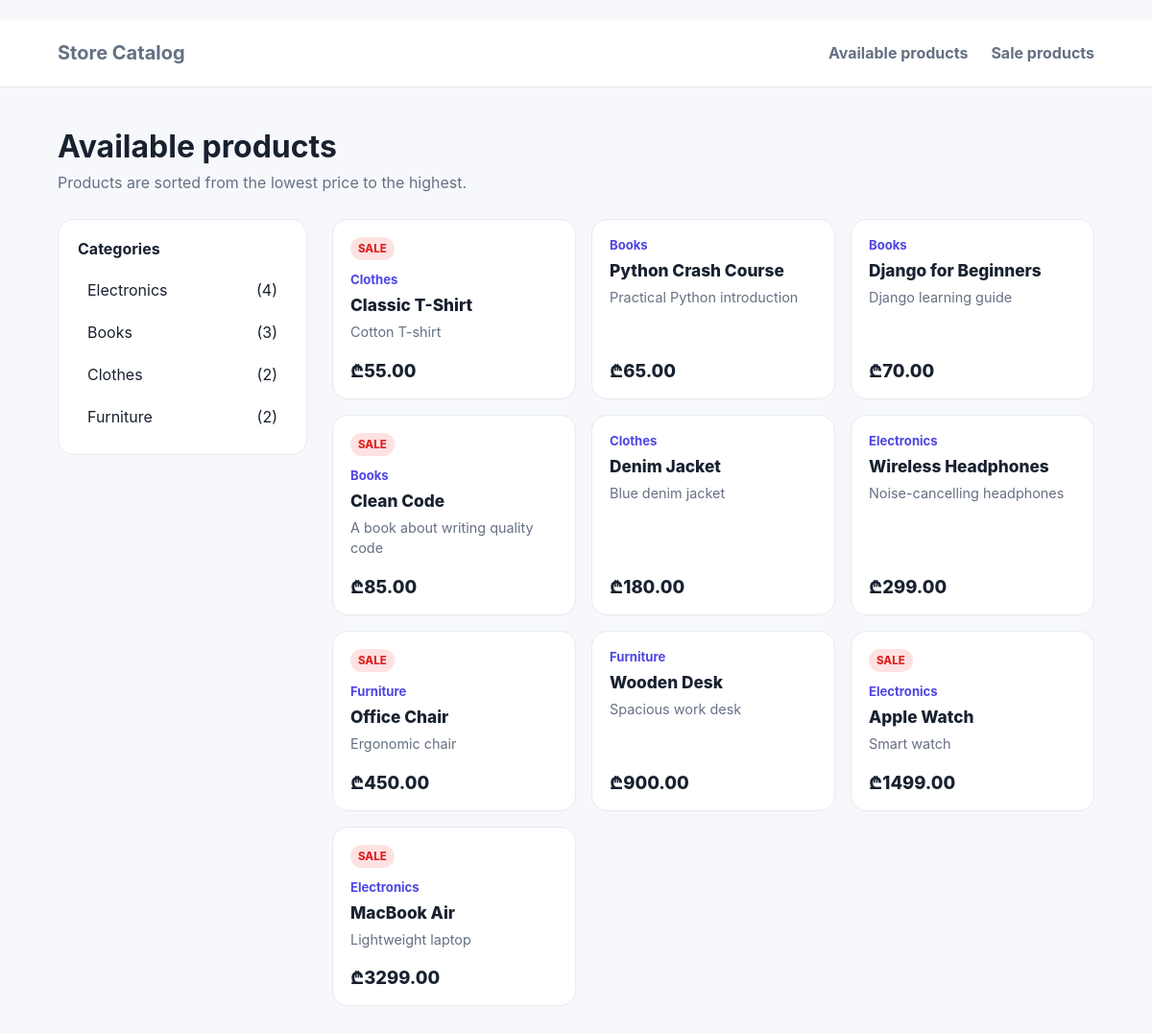
The page / on the database its author committed.
### store/models.py (models this page shows, shortened)
class Category(models.Model):
    name = models.CharField(max_length=255, unique=True)
    class Meta:
        db_table = "categories"
        ordering = ["name"]

class Product(models.Model):
    name = models.CharField(max_length=255)
    price = models.DecimalField(max_digits=10, decimal_places=2)
    quantity = models.IntegerField()
    description = models.TextField(null=True, blank=True)
    is_available = models.BooleanField(default=True)
    has_discount = models.BooleanField(default=False)
    created_at = models.DateTimeField(auto_now_add=True)
    updated_at = models.DateTimeField(auto_now=True)
    category = models.ForeignKey(Category, on_delete=models.CASCADE, related_name="products")
    class Meta:
        db_table = "products"
        ordering = ["price"]

### store/views.py (the view)
# urls.py: path("", views.home, name="home"),
def home(request):
    products = Product.objects.filter(is_available=True).order_by("price")
    categories = (
        Category.objects.filter(products__isnull=False)
        .annotate(product_count=Count("products"))
        .distinct()
    )
    return render(request, "store/home.html", {"products": products, "categories": categories})

### store/templates/store/home.html (shortened to what this page needs)
﻿{% extends 'store/base.html' %}
{% block content %}
  <h1>Available products</h1><p class="lead">Products are sorted from the lowest price to the highest.</p>
  <div class="layout"><aside class="panel"><h2>Categories</h2><ul class="categories">{% for category in categories %}<li><a href="{% url 'category_products' category.id %}"><span>{{ category.name }}</span><span>({{ category.product_count }})</span></a></li>{% empty %}<li>No categories yet.</li>{% endfor %}</ul></aside>
  <section class="grid">{% for product in products %}<article class="card">{% if product.has_discount %}<span class="tag">SALE</span>{% endif %}<span class="category">{{ product.category.name }}</span><h2 class="name">{{ product.name }}</h2><p class="description">{{ product.description|default:"No description" }}</p><strong class="price">₾{{ product.price }}</strong></article>{% empty %}<p class="empty">No available products.</p>{% endfor %}</section></div>
{% endblock %}

### store/templates/store/base.html (shortened to what this page needs)
﻿<!DOCTYPE html>
<html lang="en">
<head>
</head>
<body>
  <header><nav class="nav"><a class="brand" href="{% url 'home' %}">Store Catalog</a><a href="{% url 'home' %}">Available products</a><a href="{% url 'sale_products' %}">Sale products</a></nav></header>
  <main>{% block content %}{% endblock %}</main>
</body>
</html>

### store/templates/store/base.html (style rules this page uses)
:root { --ink:#18212f; --muted:#657083; --line:#e6eaf0; --brand:#4f46e5; --sale:#dc2626; --bg:#f7f8fc; }
* { box-sizing:border-box; }
body { margin:0; font-family:Inter,Segoe UI,Arial,sans-serif; color:var(--ink); background:var(--bg); }
header { background:#fff; border-bottom:1px solid var(--line); }
.nav, main { width:min(1080px, calc(100% - 32px)); margin:auto; }
.nav { min-height:70px; display:flex; gap:24px; align-items:center; }
.brand { font-size:1.25rem; font-weight:800; margin-right:auto; color:var(--ink); text-decoration:none; }
.nav a { color:var(--muted); text-decoration:none; font-weight:650; }
main { padding:42px 0 64px; }
h1 { margin:0 0 8px; font-size:2rem; }
.lead { color:var(--muted); margin:0 0 28px; }
.layout { display:grid; grid-template-columns:260px 1fr; gap:26px; }
.panel, .card { background:#fff; border:1px solid var(--line); border-radius:16px; }
.panel { padding:20px; height:max-content; }
.panel h2 { margin:0 0 14px; font-size:1rem; }
.categories { list-style:none; padding:0; margin:0; display:grid; gap:6px; }
.categories a { display:flex; justify-content:space-between; color:var(--ink); padding:9px 10px; border-radius:8px; text-decoration:none; }
.grid { display:grid; grid-template-columns:repeat(auto-fit, minmax(210px, 1fr)); gap:16px; }
.card { padding:18px; min-height:170px; display:flex; flex-direction:column; }
.tag { background:#fee2e2; color:var(--sale); font-size:.72rem; font-weight:800; padding:5px 8px; border-radius:999px; width:max-content; margin-bottom:12px; }
.category { color:var(--brand); font-size:.82rem; font-weight:700; margin-bottom:8px; }
.name { font-size:1.08rem; font-weight:800; margin:0 0 8px; }
.description { color:var(--muted); font-size:.9rem; margin:0 0 18px; line-height:1.45; }
.price { margin-top:auto; font-size:1.15rem; font-weight:850; }

### rows shown on the page
Category: name "Electronics", product_count "4"
Category: name "Books", product_count "3"
Category: name "Clothes", product_count "2"
Category: name "Furniture", product_count "2"
Product: has_discount "SALE", category.name "Clothes", name "Classic T-Shirt", description "Cotton T-shirt", price "55.00"
Product: category.name "Books", name "Python Crash Course", description "Practical Python introduction", price "65.00"
Product: category.name "Books", name "Django for Beginners", description "Django learning guide", price "70.00"
Product: has_discount "SALE", category.name "Books", name "Clean Code", description "A book about writing quality code", price "85.00"
Product: category.name "Clothes", name "Denim Jacket", description "Blue denim jacket", price "180.00"
Product: category.name "Electronics", name "Wireless Headphones", description "Noise-cancelling headphones", price "299.00"
Product: has_discount "SALE", category.name "Furniture", name "Office Chair", description "Ergonomic chair", price "450.00"
Product: category.name "Furniture", name "Wooden Desk", description "Spacious work desk", price "900.00"
Product: has_discount "SALE", category.name "Electronics", name "Apple Watch", description "Smart watch", price "1499.00"
Product: has_discount "SALE", category.name "Electronics", name "MacBook Air", description "Lightweight laptop", price "3299.00"
